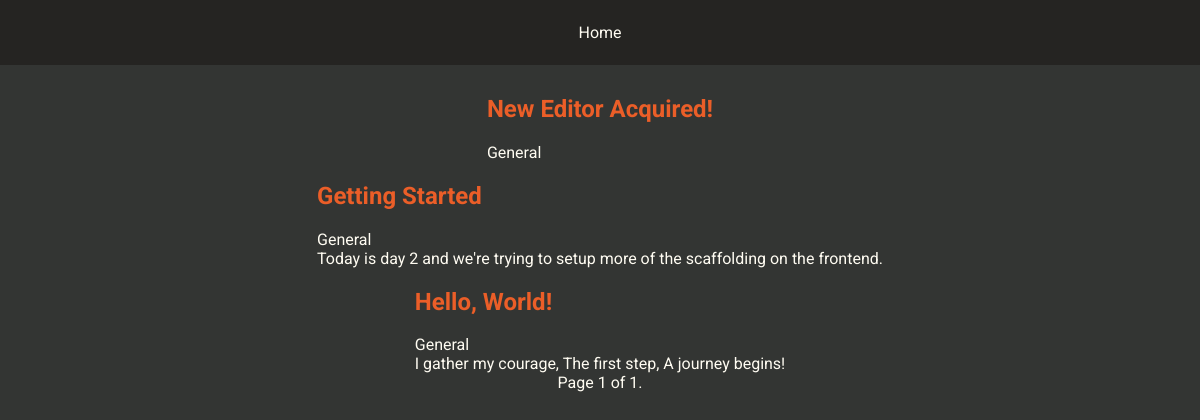
The page / on the database its author committed.
### blog/models.py (models this page shows, shortened)
class Article(models.Model):
    class Status(models.TextChoices):
        DRAFT = "DR", _("Draft")
        SCHEDULED = "SC", _("Scheduled")
        PUBLISHED = "PU", _("Published")
    title = models.CharField(max_length=250)
    slug = models.SlugField(max_length=255, unique=True)
    content = models.TextField()
    excerpt = models.TextField(max_length=200, blank=True)
    topic = models.ForeignKey(Topic, on_delete=models.SET_NULL, null=True)
    tags = models.ManyToManyField(Tag, blank=True)
    status = models.CharField(max_length=2, choices=Status, default=Status.DRAFT)
    featured_image = models.ImageField(upload_to='uploads/images/', blank=True)
    created_at = models.DateTimeField(auto_now_add=True)
    updated_at = models.DateTimeField(auto_now=True)
    published_at = models.DateTimeField(null=True, blank=True)
    author = models.ForeignKey(User, on_delete=models.CASCADE)
    class Meta:
        ordering = ['-published_at', '-created_at']
        indexes = [
            models.Index(fields=['status', 'published_at']),
        ]

class Topic(models.Model):
    name = models.CharField(max_length=100, unique=True)
    slug = models.SlugField(max_length=100, unique=True)
    description = models.TextField(blank=True)
    def __str__(self):
        return self.name

### blog/views.py (the view)
# urls.py: path("", views.index, name="index"),
def index(request):
    ARTICLES_PER_PAGE = 10
    page_number = request.GET.get('page', 1)
    articles = Article.objects.filter(status=Article.Status.PUBLISHED)
    paginator = Paginator(articles, ARTICLES_PER_PAGE)
    try:
        page_obj = paginator.page(page_number)
    except EmptyPage as e:
        return render(request, 'blog/index.html', {"message": str(e)})
    return render(request, 'blog/index.html', {"page_obj": page_obj})

### blog/templates/blog/index.html (shortened to what this page needs)
{% extends 'blog/layout.html' %}
{% load static %}
{% block css %}
    <link rel="stylesheet" href="{% static 'blog/css/index.css' %}">
{% endblock %}
{% block body %}
    {% if page_obj %}
        {% for article in page_obj %}
            <article class="article-card">
                <h2><a href="{% url 'blog:article' article.slug %}">{{ article.title }}</a></h2>
                <div>{{ article.topic }}</div>
                <div>{{ article.excerpt }}</div>
            </article>
        {% endfor %}
        <div class="pagination">
            <span class="step-links">
                <span class="current">
                    Page {{ page_obj.number }} of {{ page_obj.paginator.num_pages }}.
                </span>
            </span>
        </div>
    {% endif %}
{% endblock %}

### blog/static/blog/css/layout.css (style rules this page uses)
:root { --bg-light: #252422; --bg: #333533; --text: #fffcf2; --text-dark: #ccc5b9; --accent: #eb5e28; font-family: 'Roboto'; }
body { margin-top: 75px; background-color: var(--bg); color: var(--text); }

### rows shown on the page
Article: title "New Editor Acquired!", topic "General"
Article: title "Getting Started", topic "General", excerpt "Today is day 2 and we're trying to setup more of the scaffolding on the frontend."
Article: title "Hello, World!", topic "General", excerpt "I gather my courage, The first step, A journey begins!"

### other values the page prints
{{ page_obj.number }} "1"
{{ page_obj.paginator.num_pages }} "1"
